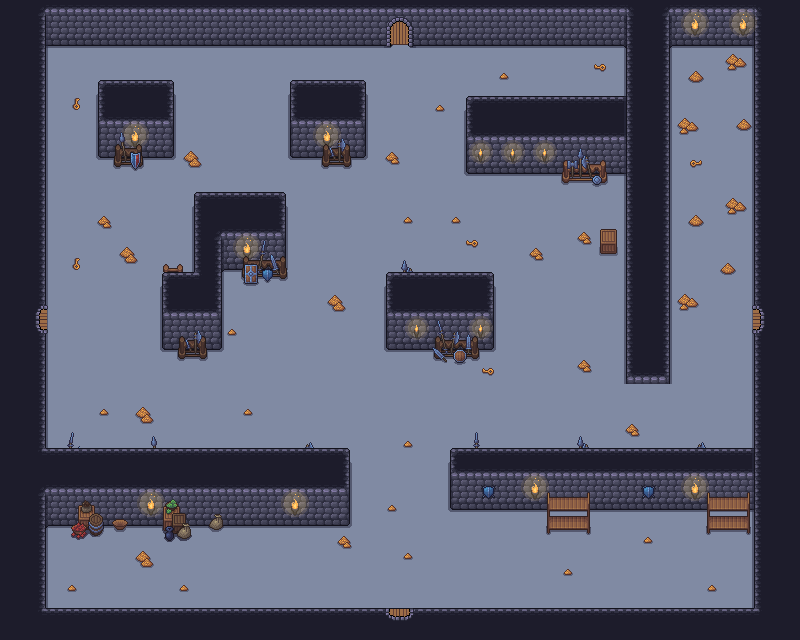

A 2D game scene composited from a Tiled map and its tileset images. What follows is a short description and the map's XML, with each tile layer's data collapsed to a summary:
An orthogonal 50x40 tile map with 16x16 px tiles, 8 tile layers (Fondo, Suelo, Suelo Decoracion, Suelo Decoracion 2, ...), 11 tilesets and 36 objects.

<map version="1.10" tiledversion="1.12.1" orientation="orthogonal" renderorder="right-down" width="50" height="40" tilewidth="16" tileheight="16" infinite="0" nextlayerid="13" nextobjectid="41">
 <tileset firstgid="1" source="../tilesets/Paredes2.tsx" />
 <tileset firstgid="494" source="../tilesets/puertas.tsx" />
 <tileset firstgid="498" source="../tilesets/player.tsx" />
 <tileset firstgid="499" source="../tilesets/corazon.tsx" />
 <tileset firstgid="500" source="../tilesets/goomba.tsx" />
 <tileset firstgid="501" source="../tilesets/amongus.tsx" />
 <tileset firstgid="502" source="../tilesets/skeleton.tsx" />
 <tileset firstgid="504" source="../tilesets/azeris.tsx" />
 <tileset firstgid="505" source="../tilesets/Fuegos.tsx" />
 <tileset firstgid="703" source="../tilesets/supplies_objects.tsx" />
 <tileset firstgid="1258" source="../tilesets/Objetos.tsx" />
 <group id="2" name="Room">
  <layer id="1" name="Fondo" width="50" height="40">
   <data>[2000 cells, 2000 non-empty, 1 distinct tile ids]</data>
  </layer>
  <layer id="3" name="Suelo" width="50" height="40">
   <data>[2000 cells, 1702 non-empty, 1 distinct tile ids]</data>
  </layer>
  <layer id="4" name="Suelo Decoracion" width="50" height="40">
   <data>[2000 cells, 4 non-empty, 2 distinct tile ids]</data>
  </layer>
  <layer id="5" name="Suelo Decoracion 2" width="50" height="40">
   <data>[2000 cells, 9 non-empty, 9 distinct tile ids]</data>
  </layer>
  <layer id="6" name="Paredes" width="50" height="40">
   <data>[2000 cells, 686 non-empty, 37 distinct tile ids]</data>
  </layer>
  <layer id="8" name="Decoracion 2" width="50" height="40">
   <data>[2000 cells, 115 non-empty, 19 distinct tile ids]</data>
  </layer>
  <layer id="7" name="Decoracion" width="50" height="40">
   <data>[2000 cells, 181 non-empty, 91 distinct tile ids]</data>
  </layer>
  <layer id="9" name="Puertas" width="50" height="40">
   <data>[2000 cells, 4 non-empty, 4 distinct tile ids]</data>
  </layer>
  <objectgroup id="10" name="Utils">
   <object id="7" gid="499" x="699" y="100.333" width="18" height="18" />
   <object id="8" gid="499" x="703.667" y="227.667" width="18" height="18" />
   <object id="9" gid="499" x="88" y="582" width="18" height="18" />
   <object id="10" gid="499" x="255" y="580" width="18" height="18" />
   <object id="11" gid="499" x="534" y="572" width="18" height="18" />
   <object id="12" gid="499" x="703" y="570.333" width="18" height="18" />
   <object id="13" gid="499" x="163" y="426.333" width="18" height="18" />
   <object id="14" gid="499" x="167" y="185" width="18" height="18" />
   <object id="15" gid="499" x="432.333" y="185" width="18" height="18" />
   <object id="16" gid="499" x="431" y="426.333" width="18" height="18" />
   <object id="38" gid="504" x="699.333" y="68.3333" width="21" height="21" />
   <object id="39" gid="504" x="223.333" y="132.333" width="21" height="21" />
  </objectgroup>
  <objectgroup id="11" name="Entities">
   <object id="17" gid="500" x="701.333" y="118.667" width="16" height="16" />
   <object id="18" gid="500" x="704" y="189.333" width="16" height="16" />
   <object id="19" gid="500" x="702.667" y="262.667" width="16" height="16" />
   <object id="20" gid="500" x="705.333" y="570.667" width="16" height="16" />
   <object id="21" gid="500" x="625.333" y="570.667" width="16" height="16" />
   <object id="22" gid="500" x="109.333" y="569.333" width="16" height="16" />
   <object id="23" gid="500" x="260" y="577.333" width="16" height="16" />
   <object id="24" gid="500" x="92" y="190.667" width="16" height="16" />
   <object id="25" gid="500" x="316" y="192" width="16" height="16" />
   <object id="26" gid="500" x="197.333" y="96" width="16" height="16" />
   <object id="27" gid="500" x="201.333" y="401.333" width="16" height="16" />
   <object id="28" gid="501" x="566.333" y="84.3333" width="30" height="30" />
   <object id="29" gid="501" x="557" y="244.333" width="30" height="30" />
   <object id="30" gid="501" x="250.333" y="313.667" width="30" height="30" />
   <object id="31" gid="501" x="218.333" y="147" width="30" height="30" />
   <object id="32" gid="502" x="380" y="240" width="32" height="32" />
   <object id="33" gid="502" x="288" y="384" width="32" height="32" />
   <object id="34" gid="502" x="545.333" y="390.667" width="32" height="32" />
   <object id="36" gid="502" x="138.667" y="230.667" width="32" height="32" />
   <object id="37" gid="500" x="62.6667" y="78.6667" width="16" height="16" />
  </objectgroup>
  <objectgroup id="12" name="Player">
   <object id="3" gid="498" x="362" y="113" width="64" height="64" />
   <object id="4" gid="498" x="692.667" y="351.333" width="64" height="64" />
   <object id="5" gid="498" x="46" y="348" width="64" height="64" />
   <object id="6" gid="498" x="361.333" y="604.667" width="64" height="64" />
  </objectgroup>
 </group>
</map>
